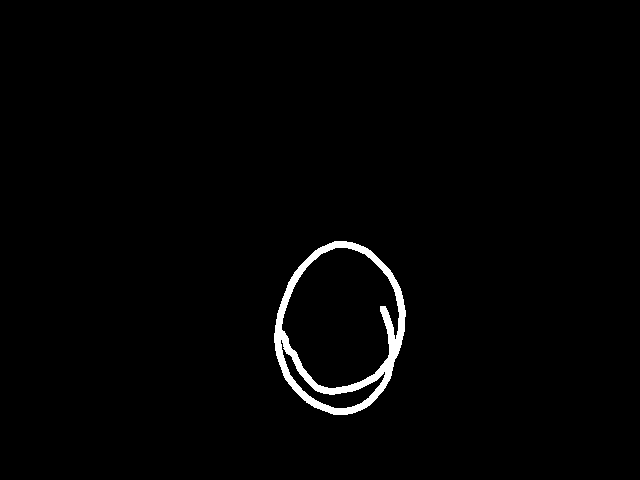
#> input picture ElderWand/ElderWand/WandTracker/Shapes/circle/shape1-1.png, 640 x 480 px, found by its file name
$ python shape.py
#> lines starting #> are read from the running program, lines starting #| are printed output that depends on the picture; after the words box and inside, x2 and y2 are one past the last pixel; in counts of white or black regions, pixels touching at a corner belong together
import numpy as np
import cv2

img = cv2.imread('C:/Users/cheun/Desktop/CodeLibrary/ElderWand/ElderWand/ElderWand/WandTracker/Shapes/circle/shape1-1.png')
#> img is the input picture: shape (480, 640, 3); 1.5% white; 1 white region, box (x1, y1, x2, y2) and area: (274, 241, 406, 415) 4468
canvas = np.zeros(img.shape, np.uint8)

count = 0

n = 1
while True:
    img = cv2.imread('C:/Users/cheun/Desktop/CodeLibrary/ElderWand/ElderWand/ElderWand/WandTracker/Shapes/circle/shape1-' + str(n) + '.png')
    gray = cv2.cvtColor(img, cv2.COLOR_BGR2GRAY)

    ret,thresh = cv2.threshold(gray,127,255,1)
#> thresh: shape (480, 640); 98.5% white; 1 black region
    cv2.imshow('thresh', thresh)

    contours, h = cv2.findContours(thresh, cv2.RETR_TREE, cv2.CHAIN_APPROX_SIMPLE)
#> contours = 4 contours; box (x1, y1, x2, y2) and area: (0, 0, 640, 480) 306081, (273, 240, 407, 416) 17675, (282, 248, 399, 388) 11552, (281, 340, 385, 408) 1096; h = [[-1, -1, 1, -1], [-1, -1, 2, 0], [3, -1, -1, 1], [-1, 2, -1, 1]]
    contours = contours[1:]
#> contours = 3 contours; box (x1, y1, x2, y2) and area: (273, 240, 407, 416) 17675, (282, 248, 399, 388) 11552, (281, 340, 385, 408) 1096
    cImage = cv2.drawContours(canvas, contours, -1, (255, 0, 0), 3)
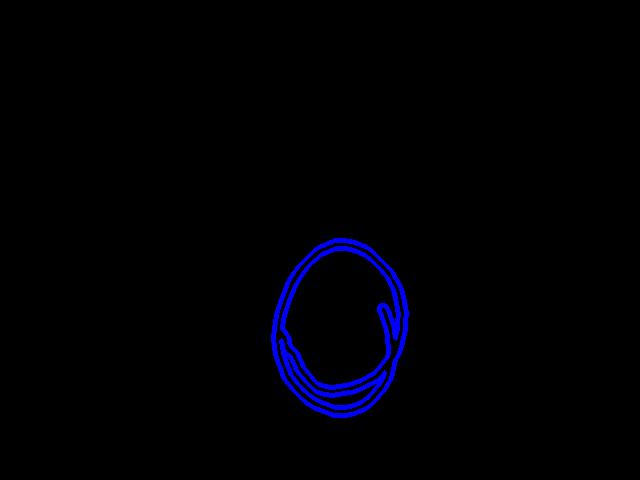
#> cImage: shape (480, 640, 3); mean of channels 0, 1, 2 4.5, 0, 0; drawn as B, G, R
    cv2.imshow('contours', cImage)

    lengths = []
    found = False
    for cnt in contours:
        approx = cv2.approxPolyDP(cnt,0.01*cv2.arcLength(cnt,True),True)

        approximationLength = len(approx)
        lengths.append(approximationLength)
        # print('Approximation of image ' + str(n) + ' has contour length of ' + str(approximationLength))

        shapeText = 'NO SHAPE'
        if approximationLength == 5:
            shapeText = 'Pentagon'
        elif approximationLength == 3:
            shapeText = 'Triangle'
        elif approximationLength == 4:
            shapeText = 'Square'
        elif approximationLength == 9:
            shapeText = 'Half-circle'
        elif approximationLength >= 15:
            shapeText = 'Circle'

        x,y,w,h = cv2.boundingRect(cnt)
        if shapeText != 'NO SHAPE':
            # print('Image ' + str(n) + ' found a shape of ' + shapeText + ' out of ' + str(len(contours[1:])) + ' contour shapes.')
            color = (0, 255, 0)
            cv2.putText(img, f'{shapeText} ({approximationLength})', (x,y-5), cv2.FONT_HERSHEY_SIMPLEX, 1, (255,255,255), 2, cv2.LINE_AA)
            count += 1
            found = True
            # break
        else:
            color = (0, 0, 255)
            cv2.putText(img, str(approximationLength), (x,y-5), cv2.FONT_HERSHEY_SIMPLEX, 1, (255,255,255), 2, cv2.LINE_AA)
        cv2.rectangle(img, (x,y), (x+w,y+h), color, 1)
#> this loop made 3 passes
#> (approximationLength, x, y, w, h) on passes 1 to 3: (12, 273, 240, 134, 176), (11, 281, 340, 104, 68), (13, 282, 248, 117, 140)
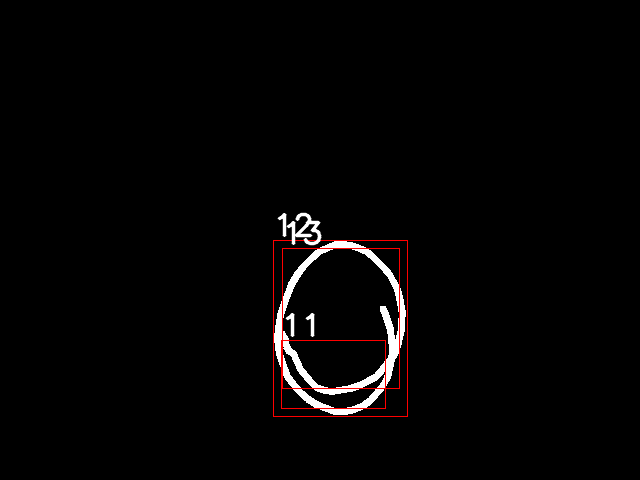
#> img: shape (480, 640, 3); 0.82% of pixels changed, all inside (x1, y1, x2, y2) = (273, 212, 408, 417)
#> after the loop, count = 0; lengths = [12, 11, 13]

    if found == False:
        print('No shape, max lengths: ' + str(max(lengths)))
#| No shape, max lengths: 13

    cv2.imshow('img',img)
    key = cv2.waitKey(0)
#> (key q is pressed here)
    if key == ord('b'):
        n -= 1
    elif key == ord('q'):
        break
    else:
        n += 1

    if n < 1 or n > 70:
        break

cv2.destroyAllWindows()
print('Correct count: ' + str(count) + ' / 69')
#| Correct count: 0 / 69
